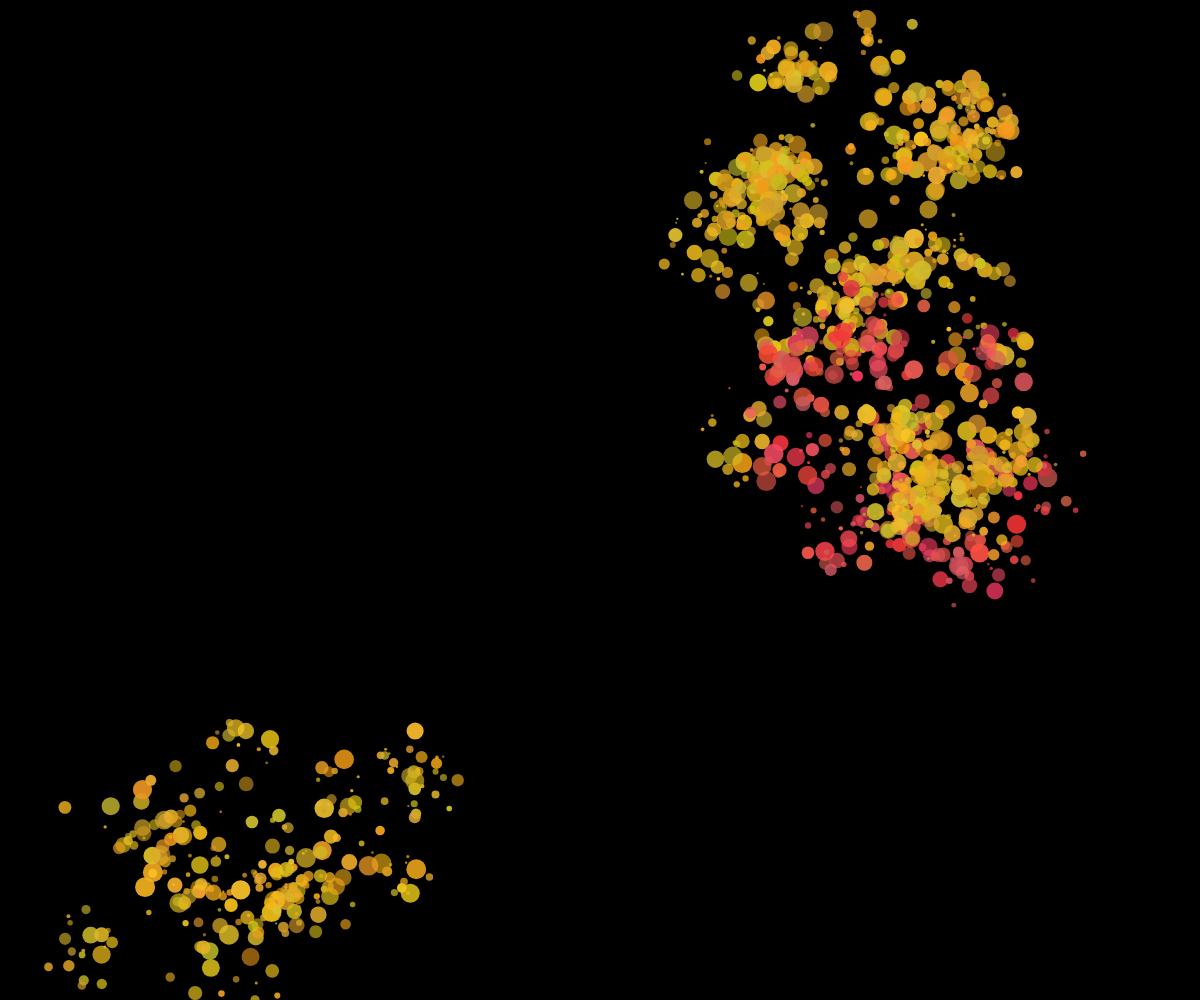
Frame 1 (no input)
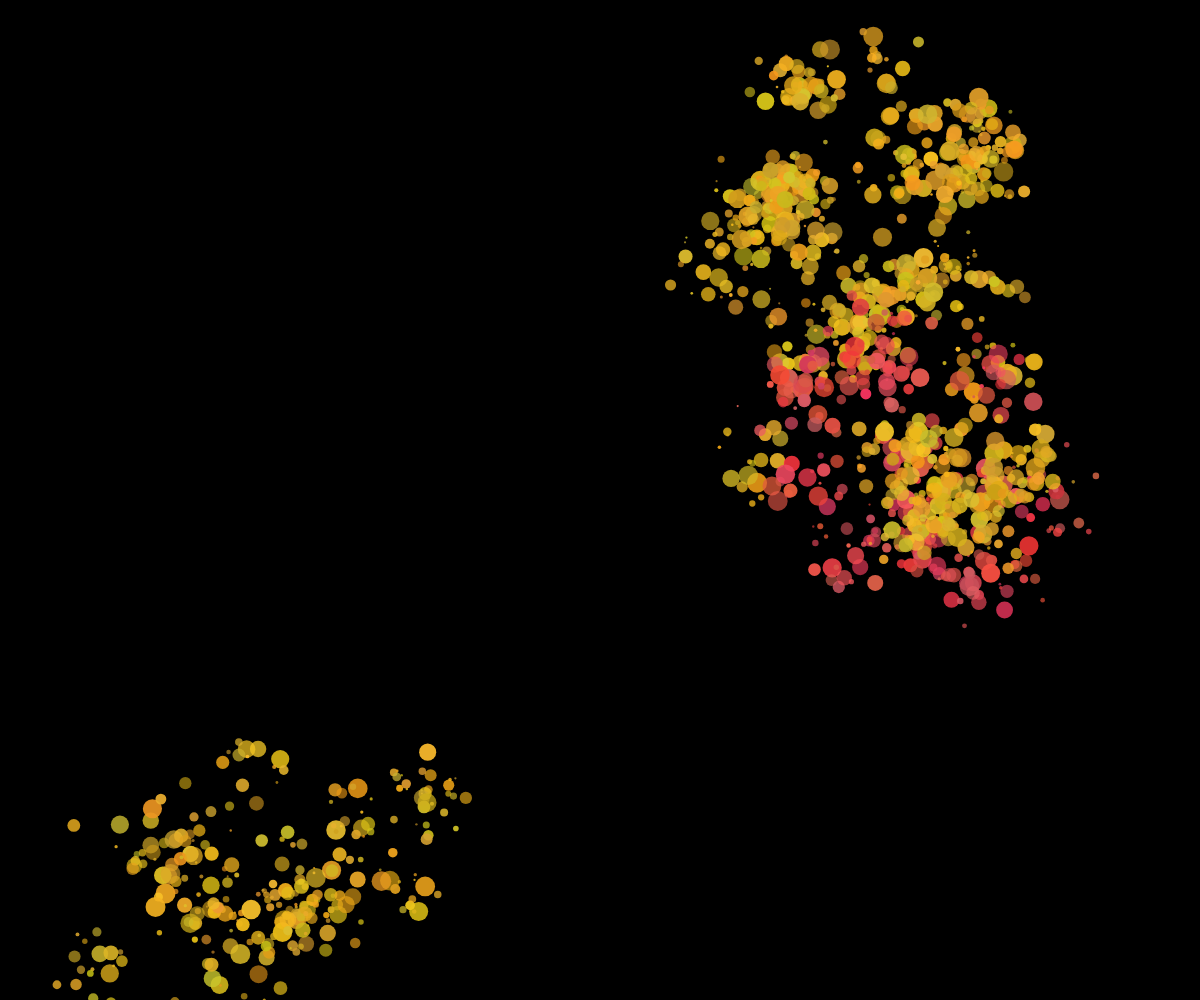
Frame 60 (no input)
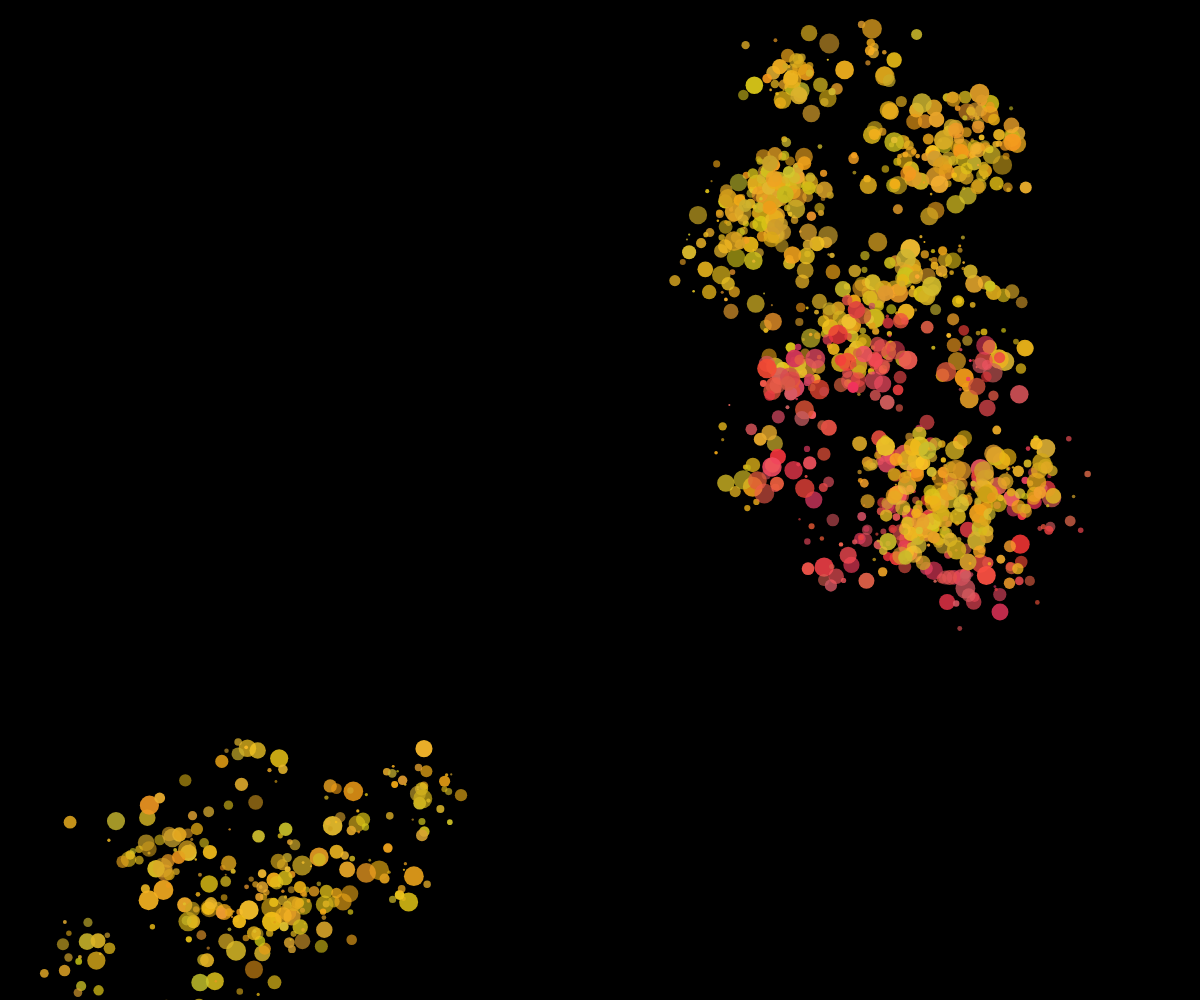
Frame 120 (the mouse pressed at the canvas centre since frame 60)

The p5.js sketch that drew these frames (run headless with seeded random() and noise() and a simulated clock; from frame 60 on, the mouse is pressed at the canvas centre):

// p5.js sketch
// ── sketch.js
function setup() {
  createCanvas(windowWidth,windowHeight);
  forest = new Forest();
}

function draw() {
  background(0);
    forest.displayLeaves();
}

class Forest {
  constructor( ) {
    this.numTrees = 5;
    this.trees = [];
    this.types = ["red", "orange", "yellow", "green"]
    for (var i = 0; i < this.numTrees; i++){
      this.trees.push(new Tree(random(0, windowWidth-200) + 200, random(0, windowHeight-200) + 200, this.types[Math.floor(random(0,4))]));
    }
  }

  displayLeaves() {
    for (var i = 0; i < this.numTrees; i++){
      for (var j = 0; j < this.trees[i].numBranches; j++){
        for (var m = 0; m < this.trees[i].branches[j].numLeaves; m++){
          this.trees[i].treeSway();
          this.trees[i].branches[j].branchSway();
          this.trees[i].branches[j].leaves[m].leafSway();
          noStroke();
          fill(this.trees[i].branches[j].leaves[m].r, this.trees[i].branches[j].leaves[m].g, this.trees[i].branches[j].leaves[m].b, this.trees[i].branches[j].leaves[m].a);
          ellipse(this.trees[i].branches[j].leaves[m].x, this.trees[i].branches[j].leaves[m].y, this.trees[i].branches[j].leaves[m].size, this.trees[i].branches[j].leaves[m].size);
        }
      }
    }
  }

}

class Tree {
  constructor(x, y, color) {
    this.x = x;
    this.y = y;
    this.color = color;
    this.amplitude = .0009;
    this.angle = random(-.5,.5);
    this.aVelocity = .0000005;
    this.numBranches = random(10, 20);
    this.branches = [];
    for(var i = 0; i < this.numBranches; i++){
      this.branches.push(new Branch(this.x + randomGaussian(-80, 80), this.y + randomGaussian(-80, 80), color));
      }
  }

  treeSway(){
    for(var i = 0; i < this.numBranches; i++){
      for (var j = 0; j < this.branches[i].numLeaves; j++){
        this.branches[i].leaves[j].x += this.amplitude * cos(this.angle);
        this.branches[i].leaves[j].y += this.amplitude * sin(this.angle);
        this.angle += this.aVelocity;
    }
  }
  }
}

class Branch {
  constructor(x, y, color) {
    this.x = x;
    this.y = y;
    this.color = color;
    this.amplitude = .01;
    this.angle = random(-.5,.5);
    this.aVelocity = .00005;
    this.numLeaves = random(10, 20);
    this.leaves = [];
    for(var i = 0; i < this.numLeaves; i++){
      this.leaves.push(new Leaf(this.x + randomGaussian(-20, 20), this.y + randomGaussian(-20, 20), this.color));
    }
  }

  branchSway(){
    for(var i = 0; i < this.numLeaves; i++){
      this.leaves[i].x += this.amplitude * cos(this.angle);
      this.leaves[i].y += this.amplitude * cos(this.angle);
      this.angle += this.aVelocity;
    }
  }
}

class Leaf {
    constructor(x, y, color) {
      this.x = x;
      this.y = y;
      this.color = color;
      this.amplitude = random(-.2,.2);
      this.angle = random(-.5,.5);
      this.aVelocity = random(-.5,.5);
      this.size = random(2, 20);
      if(this.color == "red"){
        this.r = random(200, 250);
        this.g = random(50, 80);
        this.b = random(20, 50);
        this.a = random(150, 250);
      }
      if(this.color == "orange"){
        this.r = random(200, 250);
        this.g = random(50, 100);
        this.b = random(50, 100);
        this.a = random(150, 250);
      }
      if(this.color == "yellow"){
        this.r = random(200,250);
        this.g = random(150, 200);
        this.b = random(20, 50);
        this.a = random(150, 250);
      }
      if(this.color == "green"){
        this.r = random(50, 100);
        this.g = random(200, 250);
        this.b = random(50, 100);
        this.a = random(150, 250);
      }
    }

    leafSway(){
        this.x += this.amplitude * sin(this.angle);
        this.y += this.amplitude * cos(this.angle);
        this.angle += this.aVelocity;
    }
}

function windowResized() {
  resizeCanvas(windowWidth, windowHeight);
}
